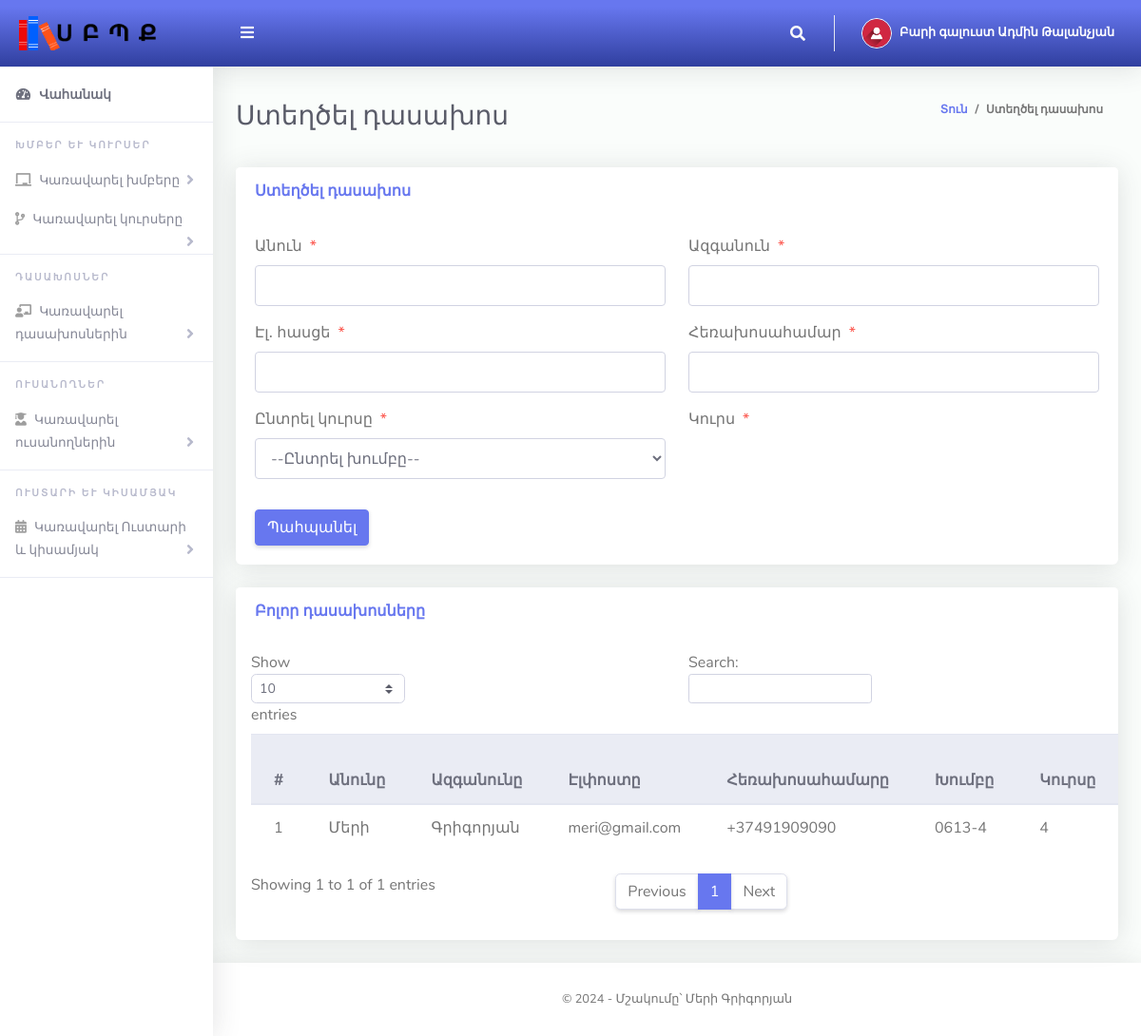
The page /Admin/createClassTeacher.php (signed in) on the database its author committed.
### tables this page shows
CREATE TABLE `tblclassteacher` (
  `Id` int(10) NOT NULL,
  `firstName` varchar(255) NOT NULL,
  `lastName` varchar(255) NOT NULL,
  `emailAddress` varchar(255) NOT NULL,
  `password` varchar(255) NOT NULL,
  `phoneNo` varchar(50) NOT NULL,
  `classId` varchar(10) NOT NULL,
  `classArmId` varchar(10) NOT NULL,
  `dateCreated` varchar(50) NOT NULL
);

CREATE TABLE `tblclass` (
  `Id` int(10) NOT NULL,
  `className` varchar(255) NOT NULL
);

CREATE TABLE `tblclassarms` (
  `Id` int(10) NOT NULL,
  `classId` varchar(10) NOT NULL,
  `classArmName` varchar(255) NOT NULL,
  `isAssigned` varchar(10) NOT NULL
);

### Admin/createClassTeacher.php (the view, shortened to what this page needs)
<?php
include '../Includes/dbcon.php';
?>
<!DOCTYPE html>
<html lang="hy">
<head>
  <link href="../vendor/fontawesome-free/css/all.min.css" rel="stylesheet" type="text/css">
  <link href="../vendor/bootstrap/css/bootstrap.min.css" rel="stylesheet" type="text/css">
  <link href="css/ruang-admin.min.css" rel="stylesheet">
</head>
<body id="page-top">
  <div id="wrapper">
      <?php include "Includes/sidebar.php";?>
    <div id="content-wrapper" class="d-flex flex-column">
      <div id="content">
       <?php include "Includes/topbar.php";?>
        <div class="container-fluid" id="container-wrapper">
          <div class="d-sm-flex align-items-center justify-content-between mb-4">
            <h1 class="h3 mb-0 text-gray-800">Ստեղծել դասախոս</h1>
            <ol class="breadcrumb">
              <li class="breadcrumb-item"><a href="./">Տուն</a></li>
              <li class="breadcrumb-item active" aria-current="page">Ստեղծել դասախոս</li>
            </ol>
          </div>
          <div class="row">
            <div class="col-lg-12">
              <div class="card mb-4">
                <div class="card-header py-3 d-flex flex-row align-items-center justify-content-between">
                  <h6 class="m-0 font-weight-bold text-primary">Ստեղծել դասախոս</h6>
                </div>
                <div class="card-body">
                  <form method="post">
                   <div class="form-group row mb-3">
                        <div class="col-xl-6">
                        <label class="form-control-label">Անուն<span class="text-danger ml-2">*</span></label>
                        <input type="text" class="form-control" required name="firstName" value="<?php echo $row['firstName'];?>" id="exampleInputFirstName">
                        </div>
                        <div class="col-xl-6">
                        <label class="form-control-label">Ազգանուն<span class="text-danger ml-2">*</span></label>
                      <input type="text" class="form-control" required name="lastName" value="<?php echo $row['lastName'];?>" id="exampleInputFirstName" >
                        </div>
                    </div>
                     <div class="form-group row mb-3">
                        <div class="col-xl-6">
                        <label class="form-control-label">Էլ․ հասցե<span class="text-danger ml-2">*</span></label>
                        <input type="email" class="form-control" required name="emailAddress" value="<?php echo $row['emailAddress'];?>" id="exampleInputFirstName" >
                        </div>
                        <div class="col-xl-6">
                        <label class="form-control-label">Հեռախոսահամար<span class="text-danger ml-2">*</span></label>
                      <input type="text" class="form-control" name="phoneNo" value="<?php echo $row['phoneNo'];?>" id="exampleInputFirstName" >
                        </div>
                    </div>
                    <div class="form-group row mb-3">
                        <div class="col-xl-6">
                        <label class="form-control-label">Ընտրել կուրսը<span class="text-danger ml-2">*</span></label>
                         <?php
                        $qry= "SELECT * FROM tblclass ORDER BY className ASC";
                        $result = $conn->query($qry);
                        $num = $result->num_rows;
                        if ($num > 0){
                          echo ' <select required name="classId" onchange="classArmDropdown(this.value)" class="form-control mb-3">';
                          echo'<option value="">--Ընտրել խումբը--</option>';
                                  echo '</select>';
                              }
                            ?>
                        </div>
                        <div class="col-xl-6">
                        <label class="form-control-label">Կուրս<span class="text-danger ml-2">*</span></label>
                        </div>
                    </div>
                      <?php
                    if (isset($Id))
                    {
                    ?>
                    <button type="submit" name="update" class="btn btn-warning">Խմբագրել</button>
                    &nbsp;&nbsp;&nbsp;&nbsp;&nbsp;&nbsp;&nbsp;&nbsp;&nbsp;&nbsp;
                    <?php
                    } else {
                    ?>
                    <button type="submit" name="save" class="btn btn-primary">Պահպանել</button>
                    <?php
                    }
                    ?>
                  </form>
                </div>
              </div>
                 <div class="row">
              <div class="col-lg-12">
              <div class="card mb-4">
                <div class="card-header py-3 d-flex flex-row align-items-center justify-content-between">
                  <h6 class="m-0 font-weight-bold text-primary">Բոլոր դասախոսները</h6>
                </div>
                <div class="table-responsive p-3">
                  <table class="table align-items-center table-flush table-hover" id="dataTableHover">
                    <thead class="thead-light">
                      <tr>
                        <th>#</th>
                        <th>Անունը</th>
                        <th>Ազգանունը</th>
                        <th>Էլփոստը</th>
                        <th>Հեռախոսահամարը</th>
                        <th>Խումբը</th>
                        <th>Կուրսը</th>
                      </tr>
                    </thead>
                    <tbody>
                  <?php
                      $query = "SELECT tblclassteacher.Id,tblclass.className,tblclassarms.classArmName,tblclassarms.Id AS classArmId,tblclassteacher.firstName,
                      tblclassteacher.lastName,tblclassteacher.emailAddress,tblclassteacher.phoneNo,tblclassteacher.dateCreated
                      FROM tblclassteacher
                      INNER JOIN tblclass ON tblclass.Id = tblclassteacher.classId
                      INNER JOIN tblclassarms ON tblclassarms.Id = tblclassteacher.classArmId";
                      $rs = $conn->query($query);
                      $num = $rs->num_rows;
                      $sn=0;
                      if($num > 0)
                      {
                        while ($rows = $rs->fetch_assoc())
                          {
                             $sn = $sn + 1;
                            echo"
                              <tr>
                                <td>".$sn."</td>
                                <td>".$rows['firstName']."</td>
                                <td>".$rows['lastName']."</td>
                                <td>".$rows['emailAddress']."</td>
                                <td>".$rows['phoneNo']."</td>
                                <td>".$rows['className']."</td>
                                <td>".$rows['classArmName']."</td>
                                 <td>".$rows['dateCreated']."</td>
                                <td><a href='?action=delete&Id=".$rows['Id']."&classArmId=".$rows['classArmId']."'><i class='fas fa-fw fa-trash'></i></a></td>
                              </tr>";
                          }
                      }
                      else
                      {
                           echo
                           "<div class='alert alert-danger' role='alert'>
                            Գրառումներ չկան!
                            </div>";
                      }
                      ?>
                    </tbody>
                  </table>
                </div>
              </div>
            </div>
            </div>
          </div>
        </div>
      </div>
       <?php include "Includes/footer.php";?>
    </div>
  </div>
</body>
</html>

### Admin/Includes/topbar.php (shortened to what this page needs)
<?php
  $query = "SELECT * FROM tbladmin WHERE Id = ".$_SESSION['userId']."";
  $rs = $conn->query($query);
  $rows = $rs->fetch_assoc();
  $fullName = $rows['firstName']." ".$rows['lastName'];
?>
<nav class="navbar navbar-expand navbar-light bg-gradient-primary topbar mb-4 static-top">
          <button id="sidebarToggleTop" class="btn btn-link rounded-circle mr-3">
            <i class="fa fa-bars"></i>
          </button>
          <ul class="navbar-nav ml-auto">
            <li class="nav-item dropdown no-arrow">
              <a class="nav-link dropdown-toggle" href="#" id="searchDropdown" role="button" data-toggle="dropdown"
                aria-haspopup="true" aria-expanded="false">
                <i class="fas fa-search fa-fw"></i>
              </a>
            </li>
            <li class="nav-item dropdown no-arrow">
              <a class="nav-link dropdown-toggle" href="#" id="userDropdown" role="button" data-toggle="dropdown"
                aria-haspopup="true" aria-expanded="false">
                <img class="img-profile rounded-circle" src="img/user-icn.png" style="max-width: 60px">
                <span class="ml-2 d-none d-lg-inline text-white small"><b>Բարի գալուստ <?php echo $fullName;?></b></span>
              </a>
            </li>
          </ul>
        </nav>

### rows shown on the page
tblclassteacher: firstName "Մերի", lastName "Գրիգորյան", emailAddress "meri@gmail.com", phoneNo "+37491909090", classId.className "0613-4", classArmId.classArmName "4"

### other values the page prints
$fullName "Ադմին Թալանչյան"
